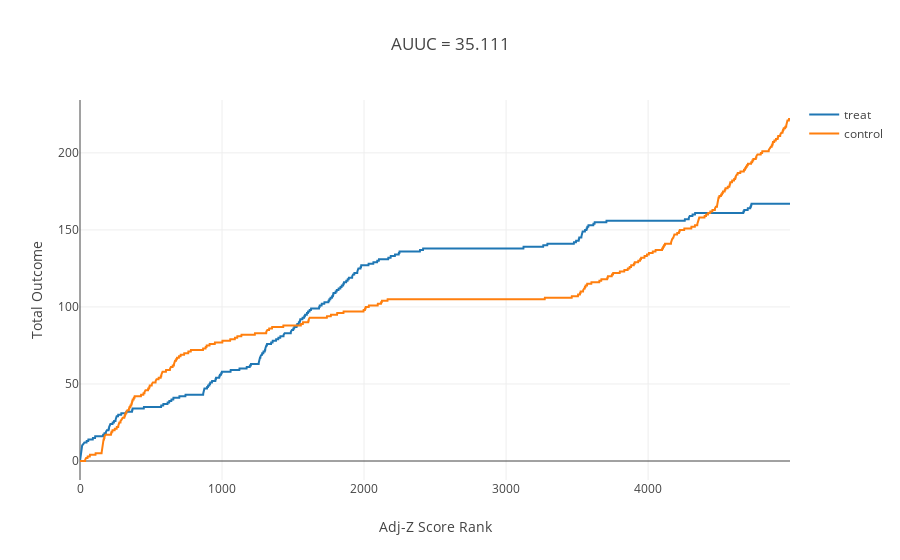
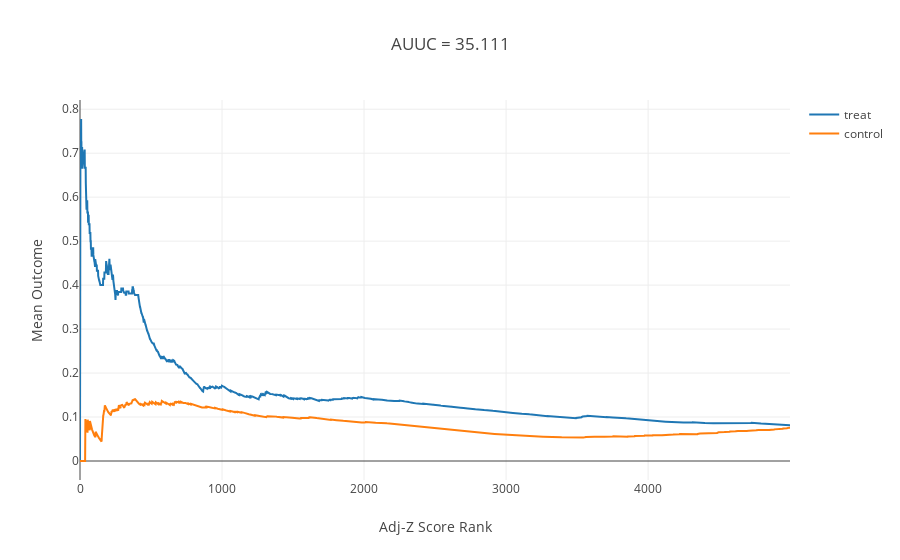
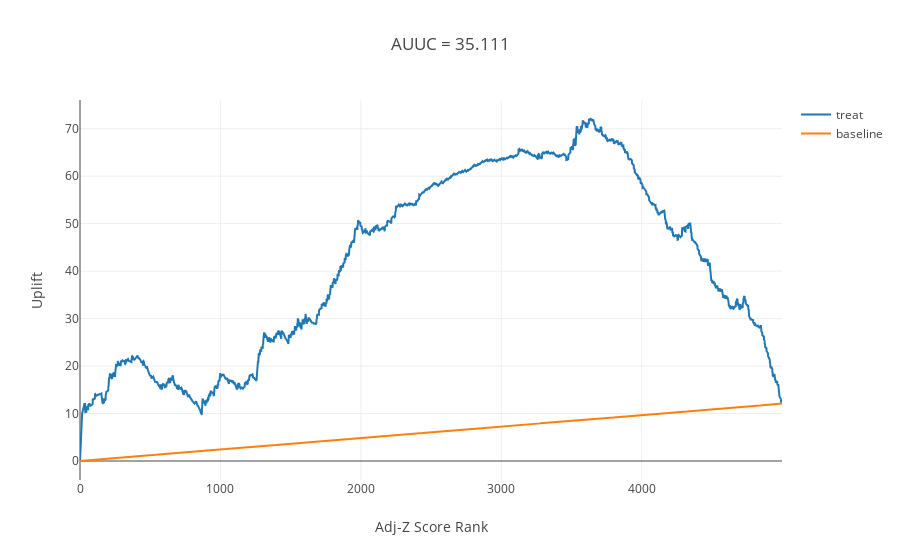
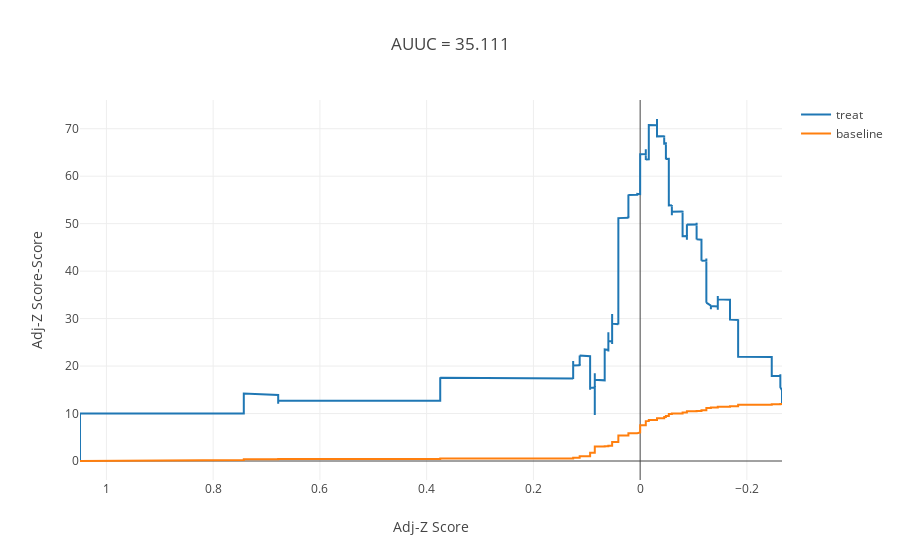

Notebook code for these charts, in order:
### Code cell
uplift_curve(adj_z_df, "Adj-Z Score")

### Figure 1 — Plotly figure (JSON) as saved in the notebook; plotly's stock layout.template omitted (floating-point values rounded to 4 significant figures; data arrays with more than 128 entries replaced by an {"elided": "..."} marker saying what was removed)
{"data": [{"name": "treat", "type": "scatter", "uid": "2961f1", "x": {"elided": "5000 int values"}, "y": {"elided": "5000 int values"}}, {"name": "control", "type": "scatter", "uid": "02d4c8", "x": {"elided": "5000 int values"}, "y": {"elided": "5000 int values"}}], "layout": {"autosize": true, "title": "AUUC = 35.111", "xaxis": {"autorange": true, "range": [0, 4999], "title": "Adj-Z Score Rank", "type": "linear"}, "yaxis": {"autorange": true, "range": [-12.33, 234.3], "title": "Total Outcome", "type": "linear"}}}

### Figure 2 — Plotly figure (JSON) as saved in the notebook; plotly's stock layout.template omitted (floating-point values rounded to 4 significant figures; data arrays with more than 128 entries replaced by an {"elided": "..."} marker saying what was removed)
{"data": [{"name": "treat", "type": "scatter", "uid": "52b2de", "x": {"elided": "5000 int values"}, "y": {"elided": "5000 float values"}}, {"name": "control", "type": "scatter", "uid": "d69146", "x": {"elided": "5000 int values"}, "y": {"elided": "5000 float values"}}], "layout": {"autosize": true, "title": "AUUC = 35.111", "xaxis": {"autorange": true, "range": [0, 4999], "title": "Adj-Z Score Rank", "type": "linear"}, "yaxis": {"autorange": true, "range": [-0.04321, 0.821], "title": "Mean Outcome", "type": "linear"}}}

### Figure 3 — Plotly figure (JSON) as saved in the notebook; plotly's stock layout.template omitted (floating-point values rounded to 4 significant figures; data arrays with more than 128 entries replaced by an {"elided": "..."} marker saying what was removed)
{"data": [{"name": "treat", "type": "scatter", "uid": "13381a", "x": {"elided": "5000 int values"}, "y": {"elided": "5000 float values"}}, {"name": "baseline", "type": "scatter", "uid": "091b84", "x": {"elided": "5000 int values"}, "y": {"elided": "5000 float values"}}], "layout": {"autosize": true, "title": "AUUC = 35.111", "xaxis": {"autorange": true, "range": [0, 4999], "title": "Adj-Z Score Rank", "type": "linear"}, "yaxis": {"autorange": true, "range": [-4.003, 76.05], "title": "Uplift", "type": "linear"}}}

### Figure 4 — Plotly figure (JSON) as saved in the notebook; plotly's stock layout.template omitted (floating-point values rounded to 4 significant figures; data arrays with more than 128 entries replaced by an {"elided": "..."} marker saying what was removed)
{"data": [{"name": "treat", "type": "scatter", "uid": "747b39", "x": {"elided": "5000 float values"}, "y": {"elided": "5000 float values"}}, {"name": "baseline", "type": "scatter", "uid": "1f2653", "x": {"elided": "5000 float values"}, "y": {"elided": "5000 float values"}}], "layout": {"autosize": true, "title": "AUUC = 35.111", "xaxis": {"autorange": true, "range": [1.049, -0.2658], "title": "Adj-Z Score", "type": "linear"}, "yaxis": {"autorange": true, "range": [-4.003, 76.05], "title": "Adj-Z Score-Score", "type": "linear"}}}
